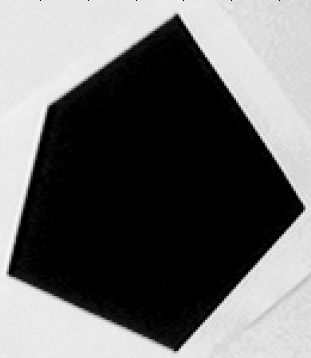
//> input picture Hough_Transform/HoughPicture.jpg, 311 x 358 px
$ ./main   (built with g++ and OpenCV 4)
//> lines starting //> are read from the running program, lines starting //| are printed output that depends on the picture; after the words box and inside, x2 and y2 are one past the last pixel; in counts of white or black regions, pixels touching at a corner belong together

#include "opencv2/highgui/highgui.hpp"
#include "opencv2/imgproc/imgproc.hpp"

#include <iostream>

using namespace cv;
using namespace std;

void FilterImage(Mat img_original);
void labelling();
void getFourPointsOnLines();
bool getIntersectionPoint(Point a1, Point a2, Point b1, Point b2, Point & intPnt);
double cross(Point v1,Point v2);
bool checkingIfExist(Point p);


char currentLabel ='A';
Mat img_original, img_blur,img_edge, final_image;
vector<Vec2f> lines;
Point  intPnt;
std::vector<std::string> labels;
std::vector<Point> IntersectionPoints;


int main(int argc, char** argv)
{
 const char* filename = argc >= 2 ? argv[1] : "HoughPicture.jpg";
 img_original = imread(filename, 1);
//> img_original is the input picture: 358 rows x 311 cols, CV_8UC3; min 0, max 255, mean 106.7
 if(img_original.empty())
 {
   cout << "can not open " << filename << endl;
   return -1;
 }

 FilterImage(img_original);
//> in FilterImage, `cv::Canny(img_blur,img_edge, 100,150,3, true);`:
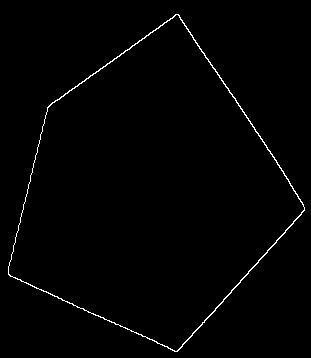
//> img_edge: 358 rows x 311 cols, CV_8UC1; 1.1% white in thin lines or dots

 HoughLines(img_edge, lines, 0.7, 2.61*M_PI/180, 50, 0, 0 );
//> lines = 5 lines (rho, theta): [-139.3, 2.55], [366.1, 0.73], [245, 2], [113.4, 0.96], [69.3, 0.23]
 final_image = img_original.clone();


 for( size_t i = 0; i < lines.size(); i++ )
 {
   float rho = lines[i][0], theta = lines[i][1];
   Point pt1, pt2;
   double a = cos(theta), b = sin(theta);
   double x0 = a*rho, y0 = b*rho;
   pt1.x = cvRound(x0 + 1000*(-b));
   pt1.y = cvRound(y0 + 1000*(a));
   pt2.x = cvRound(x0 - 1000*(-b));
   pt2.y = cvRound(y0 - 1000*(a));
   line( final_image, pt1, pt2, Scalar(0,0,255), 1, CV_AA);
 }
//> this loop made 5 passes
//> (rho, theta, a, b, x0, y0) on passes 1 to 5: (-139.3, 2.55, -0.831, 0.557, 115.7, -77.57), (366.1, 0.729, 0.746, 0.666, 273.1, 243.8), (245, 2, -0.42, 0.907, -102.9, 222.3), (113.4, 0.957, 0.576, 0.817, 65.35, 92.68), (69.3, 0.228, 0.974, 0.226, 67.51, 15.65)
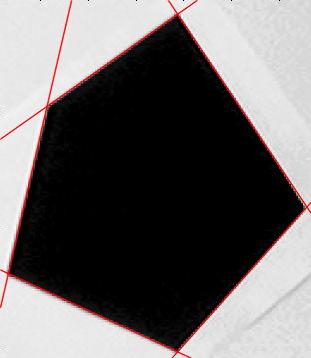
//> final_image: 358 rows x 311 cols, CV_8UC3; 2.84% of pixels changed, all inside (x1, y1, x2, y2) = (0, 0, 311, 358)
 getFourPointsOnLines();

 cout<<"Intersection size: "<<IntersectionPoints.size()<<endl;
 waitKey();
 return 0;
}
void FilterImage(Mat img_original)
{
  cv::GaussianBlur(img_original, img_blur, Size(5,5),1);
  cv::Canny(img_blur,img_edge, 100,150,3, true);
}
void getFourPointsOnLines()
{
  for( size_t i = 0; i < lines.size(); i++ )
  {
   float rho = lines[i][0], theta = lines[i][1];
   Point pt1,pt2;
   double a = cos(theta), b = sin(theta);
   double x0 = a*rho, y0 = b*rho;
   pt1.x = cvRound(x0 +1000* (-b));
   pt1.y = cvRound(y0 + 1000*(a));
   pt2.x = cvRound(x0 - 1000*(-b));
   pt2.y = cvRound(y0 - 1000*(a));
   for (int j = 0; j < lines.size(); ++j)
   {
    if (i==j){
    }
    else
    {
      float rho2 = lines[j][0], theta2 = lines[j][1];
      Point  pt3,pt4;
      double a2 = cos(theta2), b2 = sin(theta2);
      double x02 = a2*rho2, y02 = b2*rho2;
      pt3.x = cvRound(x02 +1000 *(-b2));
      pt3.y = cvRound(y02 +1000 *(a2));
      pt4.x = cvRound(x02 -1000 *(-b2));
      pt4.y = cvRound(y02 - 1000 *(a2));
      getIntersectionPoint(pt1, pt2, pt3, pt4, intPnt);
    }

  }

}
cout<<"Number of lines: "<<lines.size()<<endl;
//| Number of lines: 5
labelling();
imshow("source", img_original);
imshow("detected lines", final_image);

}
bool getIntersectionPoint(Point a1, Point a2, Point b1, Point b2, Point & intPnt){
  Point p = a1;
  Point q = b1;
  Point r(a2-a1);
  Point s(b2-b1);

  if(cross(r,s) == 0) {return false;}

  double t = cross(q-p,s)/cross(r,s);

  intPnt = p + t*r;

    if (intPnt.x >0 &&intPnt.x<320&&intPnt.y>0 &&intPnt.y<400) //Storing only the points that are in our window frame
    {
      if (!checkingIfExist(intPnt))
      {
        cout<<intPnt<<endl;
        circle(final_image,intPnt, 5, Scalar(0,0,255), 2, CV_AA,0 );
        // putText(final_image, "A", Point(intPnt.x+8,intPnt.y+5), 1, 1.2, Scalar(0,0,255), 1, 8, false );
        IntersectionPoints.push_back(intPnt);
      }
    }

    return true;
  }
  double cross(Point v1,Point v2){
    return v1.x*v2.y - v1.y*v2.x;
  }
  bool checkingIfExist(Point p)
  {
    for (int i = 0; i < IntersectionPoints.size(); ++i)
    {
      if (IntersectionPoints[i].x==p.x && IntersectionPoints[i].y==p.y)
      {
        return true;
      }
    }
    return false;

  }


  void labelling()
  {
    Point ptToUse;
    for (int i = 0; i < IntersectionPoints.size(); i++)
    {
      if (IntersectionPoints[i].x<300 &&IntersectionPoints[i].x>=20 &&IntersectionPoints[i].y>=20&&IntersectionPoints[i].y<300)
      {
        ptToUse = Point(IntersectionPoints[i].x, IntersectionPoints[i].y);
      }
      if (IntersectionPoints[i].x>300)
      {
        ptToUse = Point(IntersectionPoints[i].x-20, IntersectionPoints[i].y);
      }
      if (IntersectionPoints[i].x<20)
      {
        ptToUse = Point(IntersectionPoints[i].x+20, IntersectionPoints[i].y);
      }
      if (IntersectionPoints[i].y<20)
      {
        ptToUse = Point(IntersectionPoints[i].x, IntersectionPoints[i].y+20);
      }
      if (IntersectionPoints[i].y>300)
      {
        ptToUse = Point(IntersectionPoints[i].x, IntersectionPoints[i].y-20);
      }
      ostringstream ss;
       ss<<currentLabel;
       std::string s= ss.str();
      putText(final_image, s,ptToUse, 1, 1.2, Scalar(0,255,0), 2, 8, false );
      currentLabel++;

    }
//> this loop made 5 passes
//> pass 1, in labelling, `putText(final_image, s,ptToUse, 1, 1.2, Scalar(0,255,0), 2, 8, false );`:
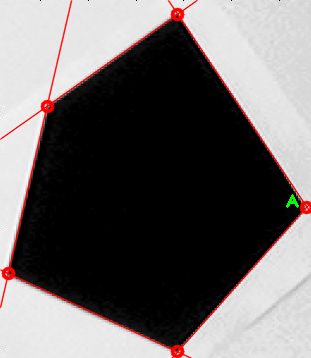
//> final_image: 358 rows x 311 cols, CV_8UC3; 0.77% of pixels changed, all inside (x1, y1, x2, y2) = (1, 7, 311, 358)
//> pass 2, in labelling, `putText(final_image, s,ptToUse, 1, 1.2, Scalar(0,255,0), 2, 8, false );`:
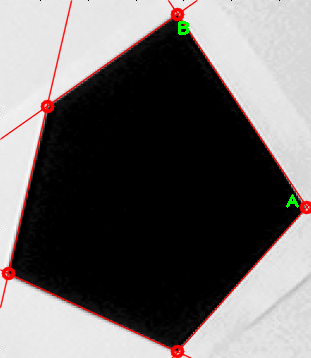
//> final_image: 358 rows x 311 cols, CV_8UC3; 0.11% of pixels changed, all inside (x1, y1, x2, y2) = (178, 21, 189, 35)
//> after the loop:
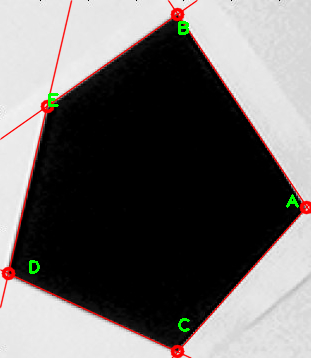
//> final_image: 358 rows x 311 cols, CV_8UC3; mean B, G, R 103.9, 105, 108.5
//> after the loop, currentLabel = 'F'

  }
